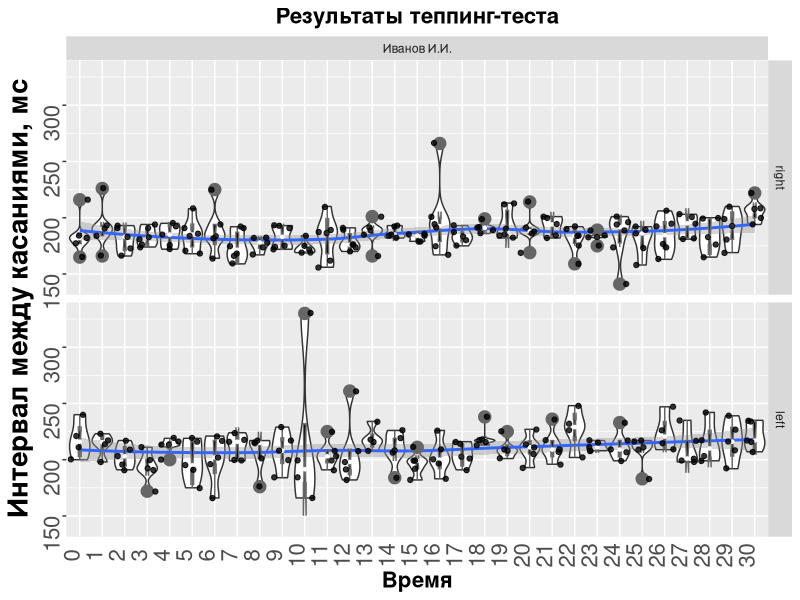
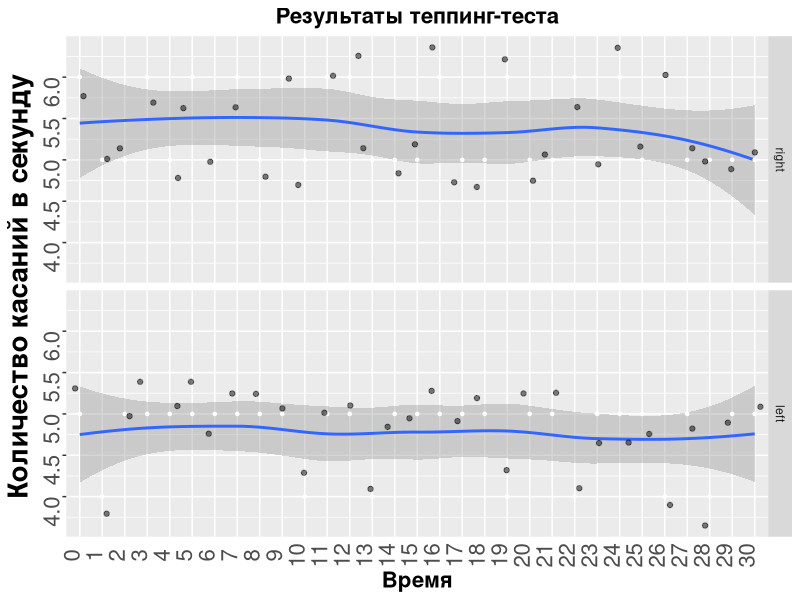
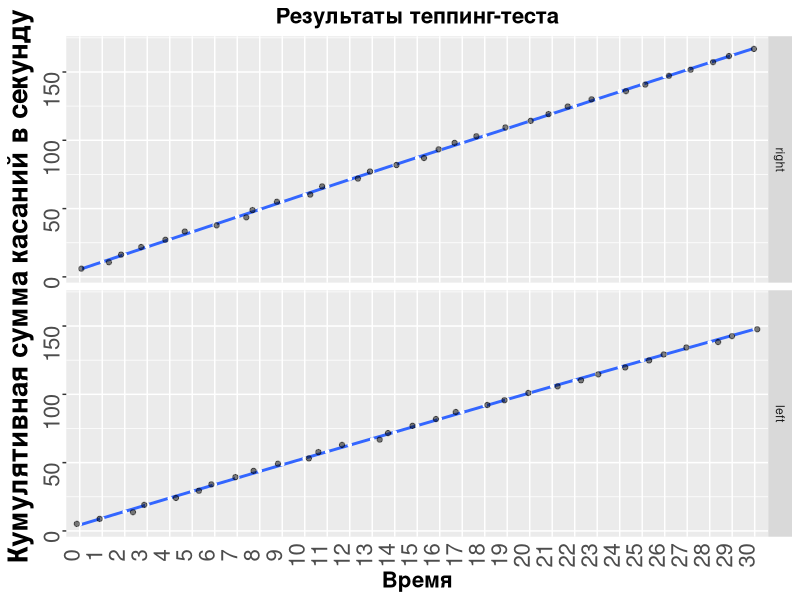
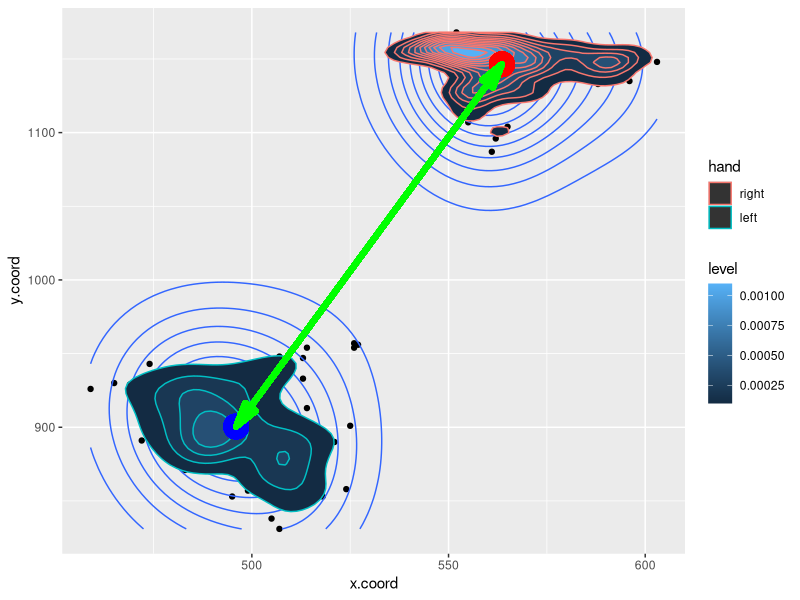

These figures' R source, in order:
library(tidyverse)
d = read.csv("result.csv", sep = ";", encoding = "UTF-8", header = F)
names(d) <- c("session","name", "time","curr.time","x.coord","y.coord", "hand")
d$time <- as.numeric(d$time)
d$session <- as.character(d$session)
d$x.coord <- as.numeric(d$x.coord)
d$y.coord <- as.numeric(d$y.coord)
d$hand <- factor(d$hand, levels = c("right","left"))

d$tick <- c(NA, diff(d$time))
d$tick[c(0, diff(d$curr.time)) < 0] <- NA # через дифф ищем смену в текущем времени с 0 на 5, там же сглаживаем провалы в тиках при помощи NA

d$time     <- as.integer(d$time/1000)
d$datetime <- as.POSIXct(d$time, origin="1970-01-01")
d$datetime <- format(d$datetime, format="%H:%M:%S")
result <- data.frame(name = d$name[1])

##########################################################################################
# Интервал между касаниями
ggplot(d, aes(x=factor(curr.time), y=tick)) +
  geom_violin(scale="width") +
  geom_smooth(method = "loess", se=TRUE, aes(group=1)) +
  geom_boxplot(width=.12, fill=I("black"), notch=T, outlier.size=NA, col="grey40") +
  stat_summary(fun.y="median", geom="point", shape=20, col="white") +
  ggtitle("Результаты теппинг-теста") +
  labs(x="Время", y="Интервал между касаниями, мс") +
  facet_grid(hand~name) +
  theme(legend.position="none",
        axis.text=element_text(size=12),
        axis.title=element_text(size=16,face="bold")) +
  scale_fill_brewer() + geom_jitter(alpha = 0.8) +
  theme(plot.title = element_text(size=16, face='bold', hjust=0.5),
        axis.text.x=element_text(angle=90, vjust=0, size=16),
        axis.ticks.x=element_blank(),
        axis.title.y = element_text(face="bold", size=20),
        axis.text.y  = element_text(angle=90, vjust=0, size=16))

sprintf("%.2f±%.2f", mean(d$tick[d$hand=="right"], na.rm = T), sd(d$tick[d$hand=="right"], na.rm = T))
sprintf("%.2f±%.2f", mean(d$tick[d$hand=="left"], na.rm = T),  sd(d$tick[d$hand=="right"], na.rm = T))

result$interval.mean.right <- mean(d$tick[d$hand=="right"], na.rm = T)
result$interval.mean.left  <- mean(d$tick[d$hand=="left"] , na.rm = T)
result$interval.sd.right   <- sd(d$tick[d$hand=="right"] , na.rm = T)
result$interval.sd.left    <- sd(d$tick[d$hand=="left"] , na.rm = T)

##########################################################################################
# Количество касаний в секунду
d %>% group_by(curr.time, hand, name) %>% summarise(n = n()) -> res

ggplot(res, aes(x=factor(curr.time), y=n)) +
  geom_violin(scale="width") +
  geom_smooth(method = "loess", se=TRUE, aes(group=1)) +
  geom_boxplot(width=.12, fill=I("black"), notch=T, outlier.size=NA, col="grey40") +
  stat_summary(fun.y="median", geom="point", shape=20, col="white") +
  ggtitle("Результаты теппинг-теста") +
  labs(x="Время", y="Количество касаний в секунду") +
  facet_grid(hand~.) +
  theme(legend.position="none",
        axis.text=element_text(size=12),
        axis.title=element_text(size=16,face="bold")) +
  scale_fill_brewer() + geom_jitter(alpha = 0.5) +
  theme(plot.title = element_text(size=16, face='bold', hjust=0.5),
        axis.text.x=element_text(angle=90, vjust=0, size=16),
        axis.ticks.x=element_blank(),
        axis.title.y = element_text(face="bold", size=20),
        axis.text.y  = element_text(angle=90, vjust=0, size=16))

sprintf("%.2f±%.2f", mean(res$n[res$hand=="right"], na.rm = T), sd(res$n[res$hand=="right"], na.rm = T))
sprintf("%.2f±%.2f", mean(res$n[res$hand=="left"], na.rm = T),  sd(res$n[res$hand=="right"], na.rm = T))

result$tap.mean.right <- mean(res$n[res$hand=="right"], na.rm = T)
result$tap.mean.left  <- mean(res$n[res$hand=="left"] , na.rm = T)
result$tap.sd.right   <- sd(res$n[res$hand=="right"] , na.rm = T)
result$tap.sd.left    <- sd(res$n[res$hand=="left"] , na.rm = T)

##########################################################################################
# Кумулятивная сумма касаний в секунду
d %>% group_by(curr.time, hand, name) %>% summarise(n = n()) -> res
res %>% group_by(hand, name) %>% mutate(cum.n = cumsum(n)) -> res

ggplot(res, aes(x=factor(curr.time), y=cum.n)) +
  geom_violin(scale="width") +
  geom_smooth(method = "loess", se=TRUE, aes(group=1)) +
  geom_boxplot(width=.12, fill=I("black"), notch=T, outlier.size=NA, col="grey40") +
  stat_summary(fun.y="median", geom="point", shape=20, col="white") +
  ggtitle("Результаты теппинг-теста") +
  labs(x="Время", y="Кумулятивная сумма касаний в секунду") +
  facet_grid(hand~.) +
  theme(legend.position="none",
        axis.text=element_text(size=12),
        axis.title=element_text(size=16,face="bold")) +
  scale_fill_brewer() + geom_jitter(alpha = 0.5) +
  theme(plot.title = element_text(size=16, face='bold', hjust=0.5),
        axis.text.x=element_text(angle=90, vjust=0, size=16),
        axis.ticks.x=element_blank(),
        axis.title.y = element_text(face="bold", size=20),
        axis.text.y  = element_text(angle=90, vjust=0, size=16))

smry.r <- summary(lm(cum.n~curr.time, res[res$hand=="right",]))
smry.l <- summary(lm(cum.n~curr.time, res[res$hand=="left",]))

result$cum.slope.right <- smry.r$coefficients[2]
result$cum.slope.left  <- smry.l$coefficients[2]
result$cum.R2.right    <- smry.r$r.squared
result$cum.R2.left     <- smry.l$r.squared

##########################################################################################
# Коэффициент силы нервной системы (КСНС):
d %>% group_by(hand, curr.time) %>% summarise(n = n(), time = mean(time)) -> res
res %>% summarise(KSNS=(sum(n-n[curr.time==0]))/sum(n[curr.time==0]*100)) -> res

result$KSNS.right <- res$KSNS[res$hand=="right"]
result$KSNS.left  <- res$KSNS[res$hand=="left"]

##########################################################################################
# Коэффициент функциональной асимметрии по работоспособности левой и правой рук:
d %>% group_by(hand, curr.time, name) %>% summarise(n = n()) %>% ungroup(hand, curr.time) -> res
res %>% summarise(KFa = (sum(n[hand=="right"])-sum(n[hand=="left"]))/(sum(n[hand=="right"])+sum(n[hand=="left"]))*100) %>% as.numeric -> result$KFa

##########################################################################################
# Плотность касаний в процессе прохождения теппинг-теста
ggplot(d, aes(x = x.coord, y = y.coord)) +
  geom_point() +
  geom_density_2d() +
  stat_density_2d(aes(fill = stat(level), color = hand), geom = "polygon") +
  geom_point(aes(x = mean(d$x.coord[d$hand=="right"]), y = mean(d$y.coord[d$hand=="right"])), size = 8, color = "red") +
  geom_point(aes(x = mean(d$x.coord[d$hand=="left"]), y = mean(d$y.coord[d$hand=="left"])), size = 8, color = "blue") +
  geom_segment(aes(x = mean(d$x.coord[d$hand=="right"]), xend = mean(d$x.coord[d$hand=="left"]),
                   y = mean(d$y.coord[d$hand=="right"]), yend = mean(d$y.coord[d$hand=="left"])), 
               arrow = arrow(angle = 15, ends = "both", type = "closed"), size = 2, color = "green")

result$dist.mean <- sqrt((mean(d$x.coord[d$hand=="right"])-mean(d$x.coord[d$hand=="left"]))^2 +
                           (mean(d$y.coord[d$hand=="right"])-mean(d$y.coord[d$hand=="left"]))^2)
result$dist.sd.right <- sd(sqrt((d$x.coord[d$hand=="right"])^2+(d$y.coord[d$hand=="right"])^2))
result$dist.sd.left  <- sd(sqrt((d$x.coord[d$hand=="left"])^2+(d$y.coord[d$hand=="left"])^2))

##########################################################################################
# Результаты
result







